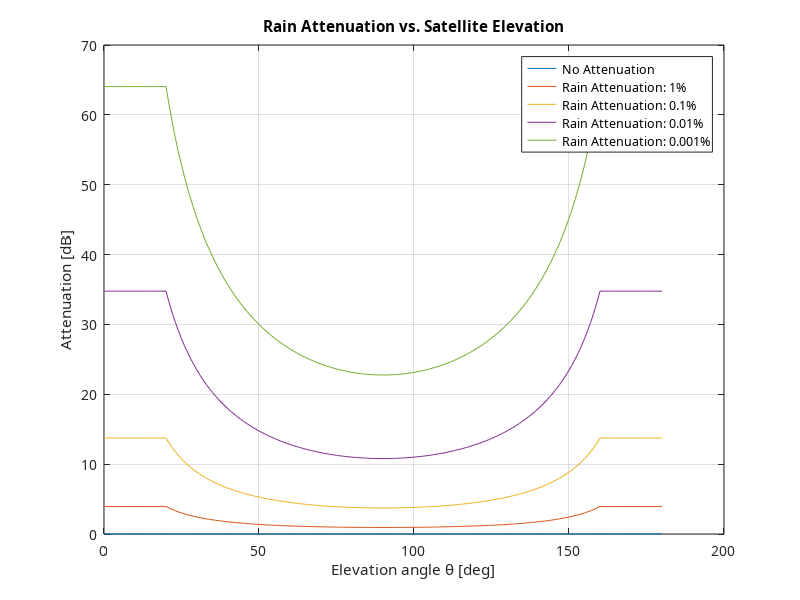
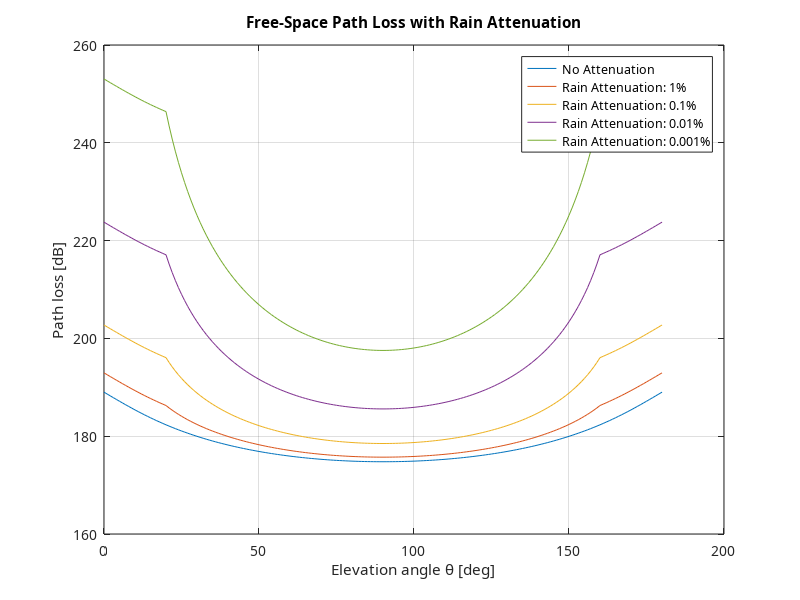
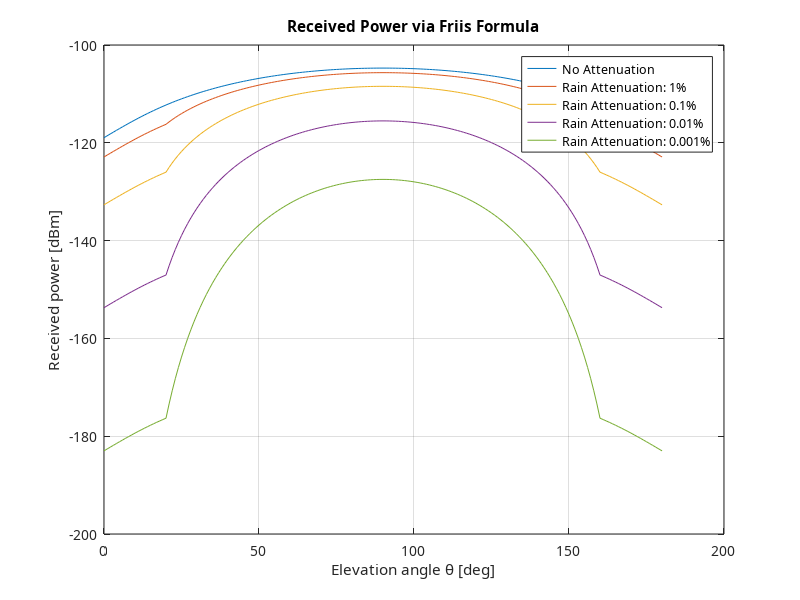
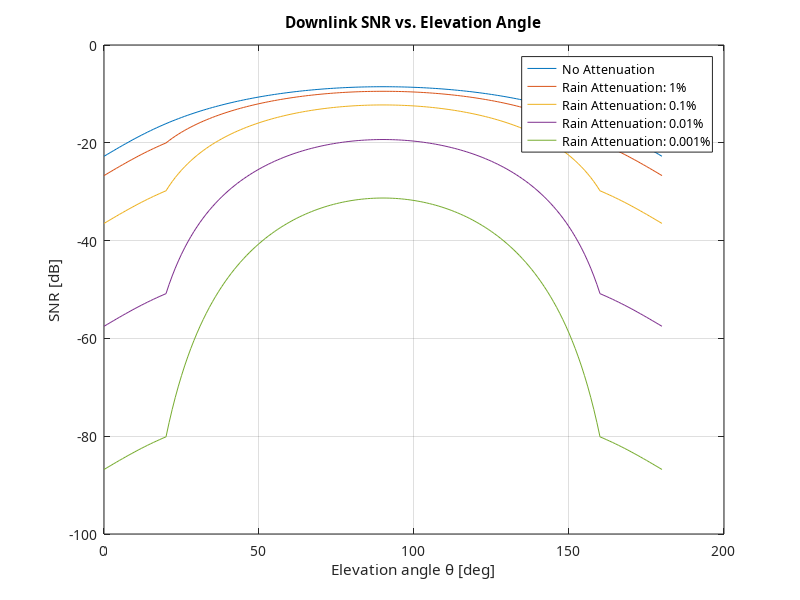

Here is the MATLAB script that generated these plots, in order:
%% 26 GHz mmWave LEO SatCom — Step 1: Free-Space Link Budget & Rain Attenuation
% Course: ELEC-H415 (Wireless Communications / Propagation Modeling)
%
% Models a 26 GHz LEO downlink (h_s = 500 km, T_rev = 5668 s, BW = 40 MHz)
% from horizon to horizon (elevation theta = 0..180 deg) with a single
% lossless isotropic receive antenna:
%   1. ITU-style rain attenuation across exceedance probabilities (0..0.001%)
%   2. Free-space path loss L0, Friis received power, SNR, and Shannon capacity
%   3. Integrated pass data volume and constant-bitrate optimization bonus
%
% Outputs: 6 figures + workspace metrics (transmitted_data, total_data).

clc; clear; close all;
set(groot, 'DefaultAxesFontName', 'Calisto MT');  % Set default font for axes to Calisto MT
set(groot, 'DefaultTextFontName', 'Calisto MT');  % Set default font for text to Calisto MT
set(groot, 'DefaultFigureColor', 'w');  % Set the background color of all figures to white
try s = settings; s.matlab.appearance.figure.GraphicsTheme.TemporaryValue = 'light'; catch, end

%% Parameters
% Assumptions:
% - Horizontally polarized wave matched to RX polarization (phi = 0, theta-only)
% - Atmospheric attenuation neglected except in the Rain Attenuation section

fc = 26e9;                 % Carrier frequency [Hz]
c = 3e8;                   % Speed of light [m/s]
lambda = c/fc;             % Wavelength [m]
beta = 2*pi/ lambda;       % Wavenumber [1/m]
omega = 2*pi*fc;           % Angular frequency [rad/s]
BW = 40e6;                 % Bandwidth [Hz]
EIRPW = 10e3;              % Transmitter EIRP [W] (eq 2.47)
EIRPdBW = 40;              % Transmitter EIRP [dBW]
EIRPdBm = 70;              % Transmitter EIRP [dBm]
F_db = 2;                  % Receiver Noise Figure [dB] (eq 3.92)
kb = 1.379e-23;            % Boltzmann's constant [W Hz^-1 K^-1]
T_receiver = 275;          % Receiver noise temperature [K] (eq 3.92)
h_s = 500e3;               % Satellite orbit altitude [m]
T_rev = 5668;              % Satellite revolution period [s]
Z_0 = 377;                 % Free-space impedance [Ohm]
R_E = 6371e3;              % Earth radius [m]
theta = (0:180)*pi/180;    % Satellite elevation angle [rad]
d = sqrt( ((R_E+h_s)^2) - ( (R_E^2) * (cos(theta).^2) ) ) - (R_E.*sin(theta));  % Slant range [m]

%% Bonus 1.1: Rain Attenuation
h_r = 2.400;                        % Rain height [km]
R_001 = 30;                         % Rainfall rate exceeded 0.01% [mm/h]
exceedance = [0; 1; 0.1; 0.01; 0.001];
d_s = h_r ./ (sin(theta));          % Slant-path length through rain
k = 0.15 + 0.003* (cos(theta).^2);
alpha_rain = (0.15 + 0.007* (cos(theta).^2) ) ./ k;
Gamma = k .* R_001.^alpha_rain;
L_r_001 = Gamma .* d_s;
L_r_001(1:21) = L_r_001(21);
L_r_001(161:end) = L_r_001(161);
Attenuation_list_L_r = L_r_001 .* (exceedance/0.01).^(-0.65 - ( 0.03 * log(exceedance) ) + (0.05* log(L_r_001) ) );

figure();
plot(theta*180/pi, Attenuation_list_L_r');
xlabel('Elevation angle \theta [deg]');
ylabel('Attenuation [dB]');
title('Rain Attenuation vs. Satellite Elevation');
legend('No Attenuation', 'Rain Attenuation: 1%', 'Rain Attenuation: 0.1%', 'Rain Attenuation: 0.01%', 'Rain Attenuation: 0.001%', 'Location', 'best');
grid on;

%% Free-Space Path Loss
G_rx = 1; % Lossless single isotropic receive antenna gain
L0 = 20*log10(d) + 20*log10(fc) - 147.5 + Attenuation_list_L_r; % Path loss [dB] (eq 3.12)

figure();
plot(theta*180/pi, L0');
xlabel('Elevation angle \theta [deg]');
ylabel('Path loss [dB]');
title('Free-Space Path Loss with Rain Attenuation');
legend('No Attenuation', 'Rain Attenuation: 1%', 'Rain Attenuation: 0.1%', 'Rain Attenuation: 0.01%', 'Rain Attenuation: 0.001%', 'Location', 'best');
grid on;

%% Received Power (Friis Formula, eq 3.8)
P_rxW = EIRPW * G_rx * (lambda / (4*pi) )^2 * (1./d).^2;
P_rx_dBm = 10*log10( P_rxW / (1e-3) ) - Attenuation_list_L_r;
P_rx_dBW = P_rx_dBm - 30;

figure();
plot(theta*180/pi, P_rx_dBm');
xlabel('Elevation angle \theta [deg]');
ylabel('Received power [dBm]');
title('Received Power via Friis Formula');
legend('No Attenuation', 'Rain Attenuation: 1%', 'Rain Attenuation: 0.1%', 'Rain Attenuation: 0.01%', 'Rain Attenuation: 0.001%', 'Location', 'best');
grid on;

%% Signal-to-Noise Ratio (eq 3.91)
SNR_db = P_rx_dBW - F_db - 10*log10(kb*T_receiver*BW);

figure();
plot(theta*180/pi, SNR_db');
xlabel('Elevation angle \theta [deg]');
ylabel('SNR [dB]');
title('Downlink SNR vs. Elevation Angle');
legend('No Attenuation', 'Rain Attenuation: 1%', 'Rain Attenuation: 0.1%', 'Rain Attenuation: 0.01%', 'Rain Attenuation: 0.001%', 'Location', 'best');
grid on;

%% Shannon Channel Capacity
SNR_lin = 10.^(SNR_db/10);
C = BW * log2(1+SNR_lin); % [bit/s]

figure();
plot(theta*180/pi, C');
xlabel('Elevation angle \theta [deg]');
ylabel('Capacity [bit/s]');
title('Shannon Channel Capacity vs. Elevation Angle');
legend('No Attenuation', 'Rain Attenuation: 1%', 'Rain Attenuation: 0.1%', 'Rain Attenuation: 0.01%', 'Rain Attenuation: 0.001%', 'Location', 'best');
grid on;

alpha = asin( (d/(R_E + h_s)) .* cos(theta) );
delta_alpha = abs(alpha(1:end-1) - alpha(2:end));
delta_tn = T_rev * (delta_alpha/(2*pi));

transmitted_data = sum(((C(:,1:end-1) + C(:,2:end))/2) .* delta_tn, 2);

%% Bonus 1.2: Constant Bitrate Optimization
transmission_duration = zeros(1, 91);
transmission_duration(1, 1) = sum(delta_tn);
for i = 1:90
    transmission_duration(1, i+1) = transmission_duration(i) - 2*delta_tn(i);
end
transmitted_data_test(:, 1:91) = C(:, 1:91) .* transmission_duration;
[~, AngleMaxDataTransmitted] = max(transmitted_data_test, [], 2);

figure();
plot(0:90, transmitted_data_test');
xlabel('Minimum cutoff elevation angle \theta [deg]');
ylabel('Transmitted data per pass [bits]');
title('Constant-Bitrate Pass Volume vs. Cutoff Elevation Angle');
legend('No Attenuation', 'Rain Attenuation: 1%', 'Rain Attenuation: 0.1%', 'Rain Attenuation: 0.01%', 'Rain Attenuation: 0.001%', 'Location', 'best');
grid on;

total_data = zeros(5, 1);
for i = 1:length(AngleMaxDataTransmitted)
    total_data(i) = transmitted_data_test(i, AngleMaxDataTransmitted(i));
end

fprintf('Step 1 Summary (No rain, 1%%, 0.1%%, 0.01%%, 0.001%%):\n');
fprintf('  Variable-rate pass volume [Gbit]: %s\n', sprintf('%.4f ', transmitted_data/1e9));
fprintf('  Constant-rate peak volume [Gbit]: %s (optimal cutoff deg: %s)\n', ...
    sprintf('%.4f ', total_data/1e9), sprintf('%d ', AngleMaxDataTransmitted - 1));
